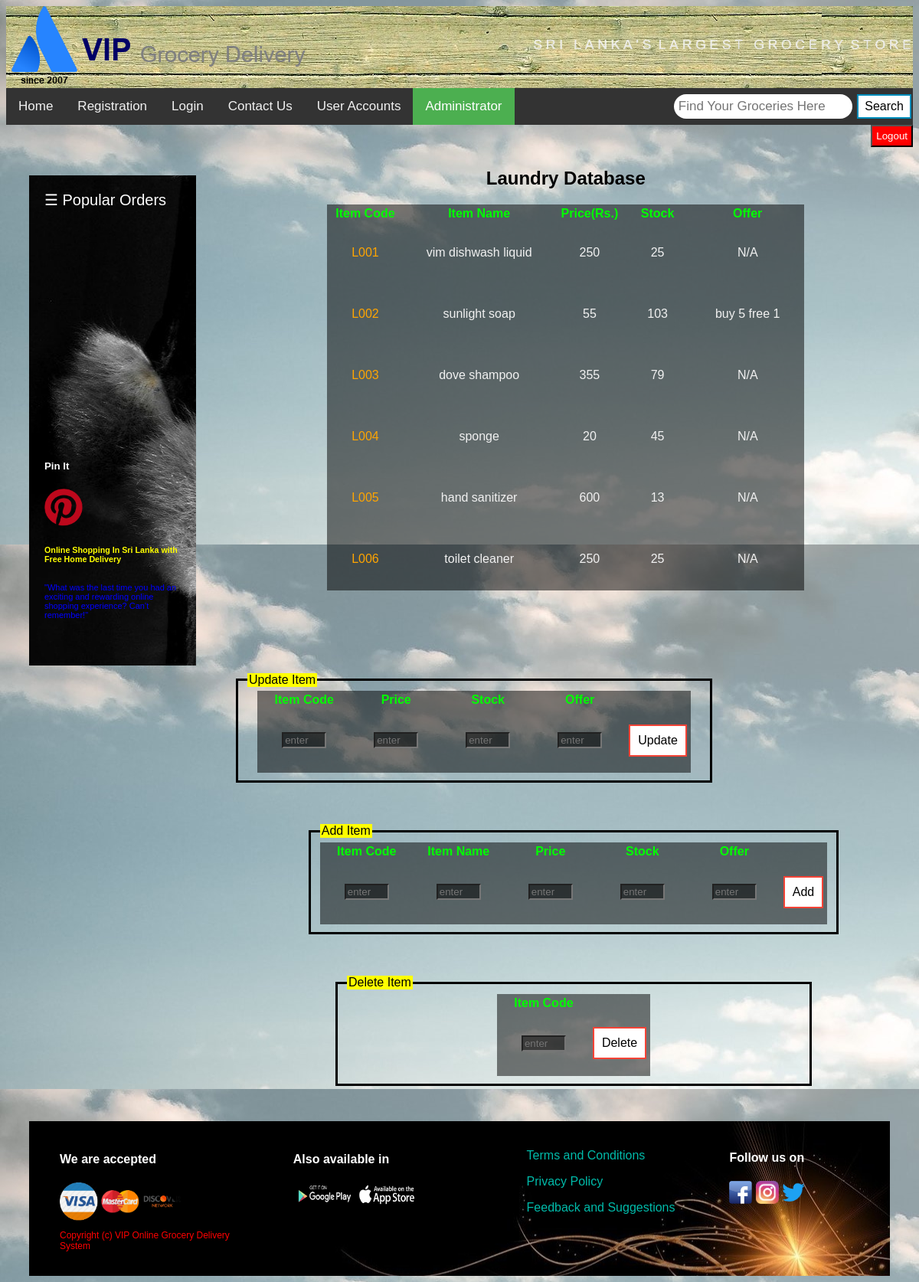
Page /php/laundry.php on the committed database.
### tables this page shows
CREATE TABLE `laundrydb` (
  `itemCode` varchar(5) NOT NULL,
  `itemName` varchar(20) NOT NULL,
  `price` float NOT NULL,
  `stock` int(11) NOT NULL,
  `offer` varchar(20) DEFAULT 'N/A'
);

### php/laundry.php (the view, shortened to what this page needs)
<!DOCTYPE html>
<html>
<head>
	<link rel="stylesheet" href="../styles/layout.css"/>
	<link rel="stylesheet" href="../styles/formStyles.css"/>
</head>
<body>
	<div class="top-container">
		<a href="#" title = "VIP Grocery Delivery System"><img src="../images/logo.png" alt="VIP Grocery Delivery System"></a>
		<img src="../images/word2.png" style="float:right;display:block;height:100px">
	</div>
<div class="header" id="myHeader">
<div class="topnav">
  <a  href="../home.html">Home</a>
  <a href="../html/registration.html">Registration</a>
  <a href="../html/login.html">Login</a>
  <a href="../html/contact.html">Contact Us</a>
  <a href="../html/userAcc.html">User Accounts</a>
  <a class="active zoom" class="active zoom" href="../html/admin.html">Administrator</a>
  <div class="search-container">
    <form method = 'post' action="search.php">
      <input type="text" placeholder="Find Your Groceries Here" name="search">
      <input type="submit" value="Search" class="input input1" name="submit"><i class="fa fa-search"></i>
    </form>
  </div>
</div>
</div>
<div>
<a href = "../home.html"><input type="submit" value="Logout" style = "float:right;padding:5px;background:red;color:white"></a>
</div>
<br><br>
<section>
			<nav class="nav1">
				<div class="zoom"><span class="zoom" style="font-size:20px;cursor:pointer;color:white" onclick="openNav()">&#9776; Popular Orders</span></div>
				<br><br><br><br><br><br><br><br><br><br><br><br><br><br><br><br><br>
					<h5 style="color:white">Pin It</h5>
					<a href="https://www.pinterest.com" title = "pinterest" ><img src="../images/pin.png" style ="width:50px" class="zoom"></a>
					<h6 style="color:yellow">Online Shopping In Sri Lanka with Free Home Delivery</h6>
					<p style="font-size:11px;color:blue">"What was the last time you had an exciting and rewarding online shopping experience? Can’t remember!"
					</p>
				</ul><br/>
			</nav>
<?php
	require "config.php";
	echo "<center><h1>Laundry Database</h1></center>";
	$sql = "SELECT * FROM laundrydb";
	$result = $con->query($sql);
	if($result->num_rows > 0){
		echo "<center><table border = '0'  style = '
				background: rgb(0, 0, 0); /* Fallback color */
				background: rgba(0, 0, 0, 0.5); /* Black background with 0.5 opacity */
				color: #f1f1f1;'>".
				"<th style = 'color:#00ff00'>Item Code</th>".
				"<th style = 'color:#00ff00'>Item Name</th>".
				"<th style = 'color:#00ff00'>Price(Rs.)</th>".
				"<th style = 'color:#00ff00'>Stock</th>".
				"<th style = 'color:#00ff00'>Offer</th>";
		while($row = $result -> fetch_assoc()){
			echo
					"<tr><td style = 'padding:30px;text-align:center;color:orange'>".$row['itemCode']."</td>".
					"<td style = 'padding:30px;text-align:center'>".$row['itemName']."</td>".
					"<td style = 'padding:30px;text-align:center'>".$row['price']."</td>".
					"<td style = 'padding:30px;text-align:center'>".$row['stock']."</td>".
					"<td style = 'padding:30px;text-align:center'>".$row['offer']."</td>";
		}
		echo "</table></center>";
	}
	else{
		echo "no result";
	}
?>
	<br><br><br><br><br><br>
		<div>
			<form method = "post" target = "_self" action = "updateItemsL.php">
			<center><fieldset style = 'border:solid black;width:50%;margin-left:300px'><legend style ='background:yellow'>Update Item</legend>
			<table border = '0'  style = ' background: rgb(0, 0, 0);background: rgba(0, 0, 0, 0.5);color: #f1f1f1;'>
				<th style = 'color:#00ff00'>Item Code</th>
				<th style = 'color:#00ff00'>Price</th>
				<th style = 'color:#00ff00'>Stock</th>
				<th style = 'color:#00ff00'>Offer</th>
			<tr><td style = 'padding:30px;text-align:center'><input type = 'text' name = 'id' style = 'width:50px;background: rgba(0, 0, 0, 0.5);color:white' placeholder = 'enter' required></td>
			<td style = 'padding:30px;text-align:center'><input type = 'text' name = 'price' style = 'width:50px;background: rgba(0, 0, 0, 0.5);color:white' placeholder = 'enter' required></td>
			<td style = 'padding:30px;text-align:center'><input type = 'text' name = 'stock' style = 'width:50px;background: rgba(0, 0, 0, 0.5);color:white' placeholder = 'enter' required></td>
			<td style = 'padding:30px;text-align:center'><input type = 'text' name = 'offer' style = 'width:50px;background: rgba(0, 0, 0, 0.5);color:white' placeholder = 'enter' required></td>
			<td><input type = 'submit' value = "Update" name = 'update' class='button0 button2' style='float:left;padding:10px'></td></tr></table></fieldset></form>
	</div>
	<br><br><br>
	<div>
			<form method = "post" target = "_self" action = "addItemsL.php">
			<center><fieldset style = 'border:solid black;width:50%;margin-left:300px'><legend style ='background:yellow'>Add Item</legend>
			<table border = '0'  style = ' background: rgb(0, 0, 0);background: rgba(0, 0, 0, 0.5);color: #f1f1f1;'>
				<th style = 'color:#00ff00'>Item Code</th>
				<th style = 'color:#00ff00'>Item Name</th>
				<th style = 'color:#00ff00'>Price</th>
				<th style = 'color:#00ff00'>Stock</th>
				<th style = 'color:#00ff00'>Offer</th>
			<tr><td style = 'padding:30px;text-align:center'><input type = 'text' name = 'id' style = 'width:50px;background: rgba(0, 0, 0, 0.5);color:white' placeholder = 'enter' required></td>
			<td style = 'padding:30px;text-align:center'><input type = 'text' name = 'name' style = 'width:50px;background: rgba(0, 0, 0, 0.5);color:white' placeholder = 'enter' required></td>
			<td style = 'padding:30px;text-align:center'><input type = 'text' name = 'price' style = 'width:50px;background: rgba(0, 0, 0, 0.5);color:white' placeholder = 'enter' required></td>
			<td style = 'padding:30px;text-align:center'><input type = 'text' name = 'stock' style = 'width:50px;background: rgba(0, 0, 0, 0.5);color:white' placeholder = 'enter' required></td>
			<td style = 'padding:30px;text-align:center'><input type = 'text' name = 'offer' style = 'width:50px;background: rgba(0, 0, 0, 0.5);color:white' placeholder = 'enter' required></td>
			<td><input type = 'submit' value = "Add" name = 'update' class='button0 button2' style='float:left;padding:10px'></td></tr></table></fieldset></form>
	</div>
	<br><br><br>
	<div>
			<form method = "post" target = "_self" action = "deleteItemsL.php">
			<center><fieldset style = 'border:solid black;width:50%;margin-left:300px'><legend style ='background:yellow'>Delete Item</legend>
			<table border = '0'  style = ' background: rgb(0, 0, 0);background: rgba(0, 0, 0, 0.5);color: #f1f1f1;'>
				<th style = 'color:#00ff00'>Item Code</th>
			<tr><td style = 'padding:30px;text-align:center'><input type = 'text' name = 'id' style = 'width:50px;background: rgba(0, 0, 0, 0.5);color:white' placeholder = 'enter' required></td>
			<td><input type = 'submit' value = "Delete" name = 'update' class='button0 button2' style='float:left;padding:10px'></td></tr></table></fieldset></form>
	</div>
		</section>
		<br><br>
	<footer>
		<section>
			<nav class="nav2">
				<h4>We are accepted</h4>
				<a href="../html/login.html" title="Pay via Visa" ><img src="../images/visa.png" style="width:50px" class="zoom"></a>
				<a href="../html/login.html" title="Pay via Master Card" ><img src="../images/master.png" style="width:50px" class="zoom"></a>
				<a href="../html/login.html" title="Pay via Discover" ><img src="../images/discover.png" style="width:50px" class="zoom"></a>
				<p style="font-size:12px;color:red;">Copyright (c) VIP Online Grocery Delivery System</p>
			</nav>
			<article class="article2">
				<h4>Also available in</h4>
				<a href="https://play.google.com" title="Google Play" ><img src="../images/google.png" style="width:80px" class="zoom"></a>
				<a href="https://store.apple.com" title="App Store" ><img src="../images/app.png" style="width:80px" class="zoom"></a>
			</article>
			<article class="article2">
				<div class="zoom"><a href="../html/termsConditions.html" style="text-decoration:none;color:#00bbaa"><p>Terms and Conditions</p></a></div>
				<div class="zoom"><a href="../html/termsConditions.html" style="text-decoration:none;color:#00bbaa"><p>Privacy Policy</p></a></div>
				<div class="zoom"><a href="../html/suggestions.html" style="text-decoration:none;color:#00bbaa"><p>Feedback and Suggestions</p></a></div>
			</article>
			<aside class="aside3">
			<br><h4>Follow us on</h4>
			<a href="https://www.facebook.com" title="Facebook" ><img src="../images/fb.png" style="width:30px" class="zoom"></a>
			<a href="https://www.intagram.com" title="Instagram" ><img src="../images/insta.png" style="width:30px" class="zoom"></a>
			<a href="https://www.twitter.com" title="Twitter" ><img src="../images/twitter.png" style="width:30px" class="zoom"></a>
			</aside>
		</section>
	</footer>
</body>
</html>

### styles/layout.css (style rules this page uses)
.nav1 { float: left; margin:10px 30px 10px 30px; width: 15%; height: 600px; background: #ccf; padding: 20px; background-image:url("../images/sidenav.jpg"); }
section:after { content: ""; display: table; clear: both; }
footer { background-image:url("../images/footer.jpg"); margin:10px 30px 5px 30px; padding:0px; }
.nav2 { float: left; margin:10px 30px 10px 30px; width: 20%; padding: 10px; }
.article2 { float:left; width:20%; padding: 10px; margin:10px 30px 10px 30px; }
h4 { color:white; }

### styles/formStyles.css (style rules this page uses)
.top-container { background-image:url("../images/header.jpg"); }
.header { background: #555; }
.topnav { background-color: #333; overflow: hidden; }
.topnav a { float: left; color: #f2f2f2; text-align: center; padding: 14px 16px; text-decoration: none; font-size: 17px; }
.topnav a.active { background-color: #4CAF50; color: white; }
.topnav .search-container { float: right; }
.topnav input[type=text] { padding: 6px; margin-top: 8px; font-size: 17px; border: none; border-radius:100px; }
* { box-sizing: border-box; }
body { font-family: Verdana, sans-serif; }
img { vertical-align: middle; }
.active { background-color: #717171; }
*, *:before, *:after { box-sizing: inherit; }
.button0 { background-color: #4CAF50; border: none; color: white; padding: 16px 32px; text-align: center; text-decoration: none; display: inline-block; font-size: 16px; margin: 4px 2px; transition-duration: 0.4s; cursor: pointer; }
.button2 { background-color: white; color: black; border: 2px solid #f44336; }
.zoom { transition: transform .2s; }
.input { background-color: #4CAF50; border: none; color: white; padding: 5px 8px; text-align: center; text-decoration: none; display: inline-block; font-size: 16px; margin: 4px 2px; transition-duration: 0.4s; cursor: pointer; }
.input1 { background-color: white; color: black; border: 2px solid #008CBA; }

### php/laundry.php (style rules this page uses)
body { background-image:url("../images/mama.jpg"); background-position:no repeate; }

### rows in the picture
laundrydb: itemCode "L001", itemName "vim dishwash liquid", price "250", stock "25", offer "N/A"
laundrydb: itemCode "L002", itemName "sunlight soap", price "55", stock "103", offer "buy 5 free 1"
laundrydb: itemCode "L003", itemName "dove shampoo", price "355", stock "79", offer "N/A"
laundrydb: itemCode "L004", itemName "sponge", price "20", stock "45", offer "N/A"
laundrydb: itemCode "L005", itemName "hand sanitizer", price "600", stock "13", offer "N/A"
laundrydb: itemCode "L006", itemName "toilet cleaner", price "250", stock "25", offer "N/A"
